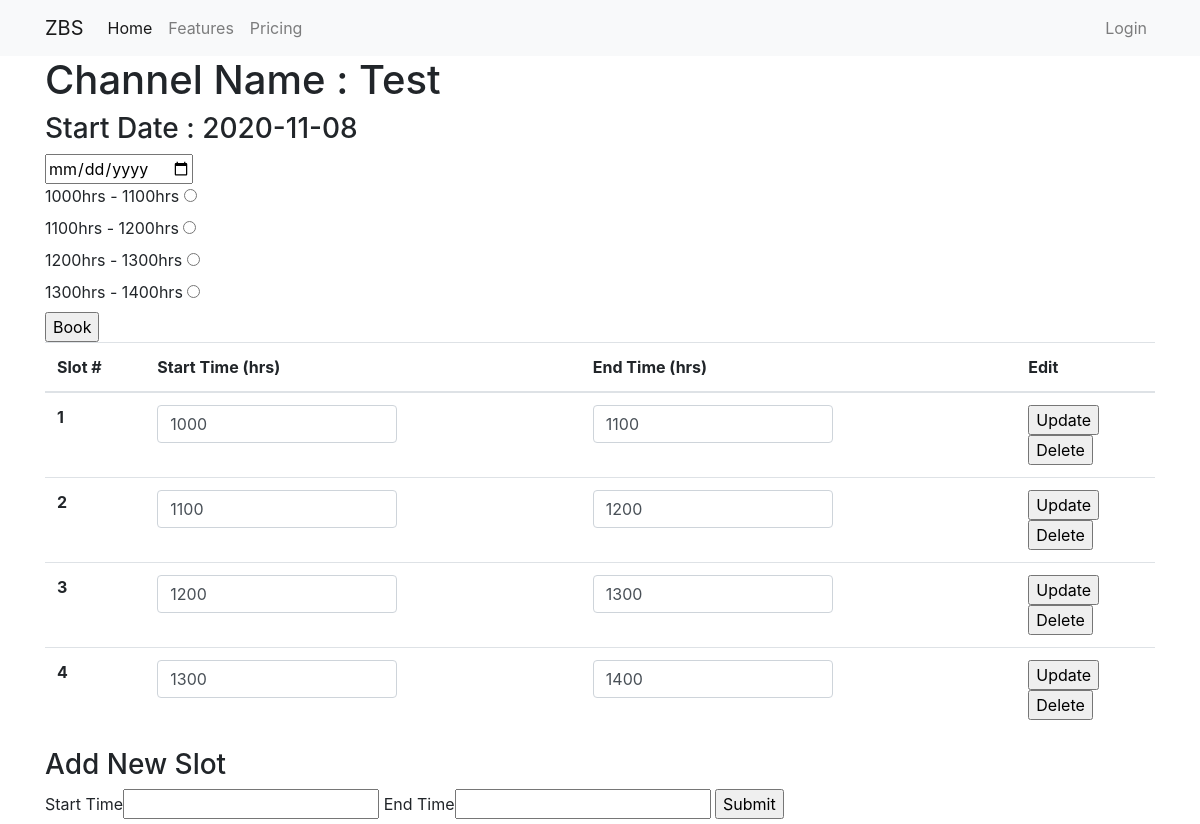
The page /channel/1 on the database its author committed.
### app.py (models this page shows, shortened)
class Channel(db.Model):
    id = db.Column(db.Integer,primary_key=True)
    name = db.Column(db.String(50))
    start_date = db.Column(db.Date)
    slots = db.relationship('Slot', backref='channel',lazy='dynamic')

class Slot(db.Model):
    id = db.Column(db.Integer,primary_key=True)
    start_time = db.Column(db.String(4))
    end_time = db.Column(db.String(4))
    channel_id = db.Column(db.Integer,db.ForeignKey('channel.id'))
    bookings = db.relationship('Booking', backref='slot', lazy='dynamic')
    def __repr__(self):
        return f"{self.start_time}hrs - {self.end_time}hrs"

### app.py (the view, shortened to what this page needs)
@app.route('/channel/<int:id>', methods=["POST","GET"])
def channel(id):
    channel = Channel.query.filter_by(id=id).first()
    form = CreateSlotForm()
    if channel is not None:
        return render_template('channel.html', channel=channel, form=form)
    else:
        print('Channel Not Found')
        return redirect('/')

### forms.py
class CreateSlotForm(FlaskForm):
    channel_id = HiddenField()
    start_time = StringField("Start Time", validators=[DataRequired()])
    end_time = StringField('End Time', validators=[DataRequired()])
    submit = SubmitField('Submit')

### templates/channel.html (shortened to what this page needs)
{% extends 'base.html' %}
{% block body %}
<div class="container">
    <h1>Channel Name : {{ channel.name }}</h1>
    <h3>Start Date : {{ channel.start_date }}</h3>
    <form method="POST" action="{{ url_for('book') }}">
      <input onchange="handler(event);" id="date" type="date" name="date" required>
      <br>
      {% for slot in channel.slots %}
      <label for="checkbox{{ slot.id }}"> {{ slot }}
        <input class="radio" type="radio" id="checkbox{{ slot.id }}" name="slot_id" value="{{ slot.id }}">
      </label>
      <br>
      {% endfor %}
      <input type="submit" value="Book">
    </form>
    <table class="table table-hover">
        <thead>
          <tr>
            <th scope="col">Slot #</th>
            <th scope="col">Start Time (hrs)</th>
            <th scope="col">End Time (hrs)</th>
            <th scope="col">Edit</th>
          </tr>
        </thead>
        <tbody>
          {% for slot in channel.slots %}
          <tr>
            <th scope="row">{{ loop.index }}</th>
            <td>
                <input form="form{{ slot.id }}" name="start_time" type="text" class="form-control col-7" value={{ slot.start_time }} >
            </td>
            <td>
                <input form="form{{ slot.id }}" name="end_time" type="text" class="form-control col-7" value={{ slot.end_time }}>
            </td>
            <td>
              <input form="form{{ slot.id }}" type="submit" value="Update">
              <form method="POST" action="{{ url_for('slot_delete',id=slot.id) }}">
                <input type="submit" value="Delete">
              </form>
            </td>
          </tr>
          {% endfor %}
        </tbody>
      </table>
    <h3>Add New Slot</h3>
    <form method="POST">
        {{ form.start_time.label }}{{ form.start_time() }}
        {{ form.end_time.label }}{{ form.end_time() }}
        {{ form.submit() }}
    </form>
</div>
{% endblock %}

### rows shown on the page
Channel: name "Test", start_date "2020-11-08"
Slot: start_time+end_time "1000hrs - 1100hrs", start_time "1000", end_time "1100"
Slot: start_time+end_time "1100hrs - 1200hrs", start_time "1100", end_time "1200"
Slot: start_time+end_time "1200hrs - 1300hrs", start_time "1200", end_time "1300"
Slot: start_time+end_time "1300hrs - 1400hrs", start_time "1300", end_time "1400"
